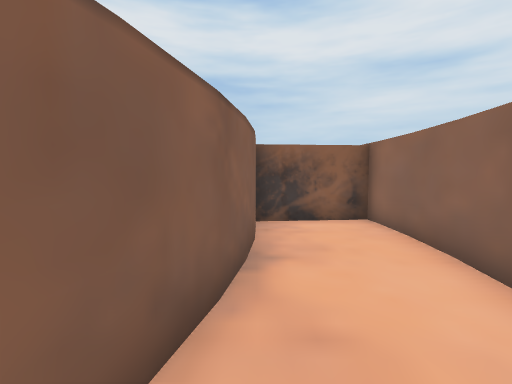
view 1 (above)

23 first-person views from a walk through a 3-D level made in the Unity game engine. The camera is 0.62 m above the floor, tilts 4° down and sees 85° across. The floor is counted in squares, 0.5 m on a side. Each view is taken from the middle of a square. On the plan, view 1 faces up. The plan holds only what a view shows up to about 13 squares ahead; the rest is blank. The place goes on beyond the plan. The player character is not drawn.

view 2
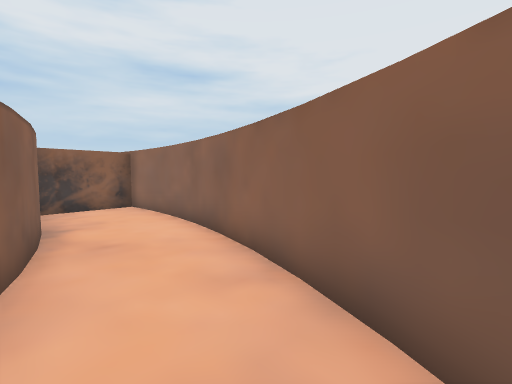

view 3
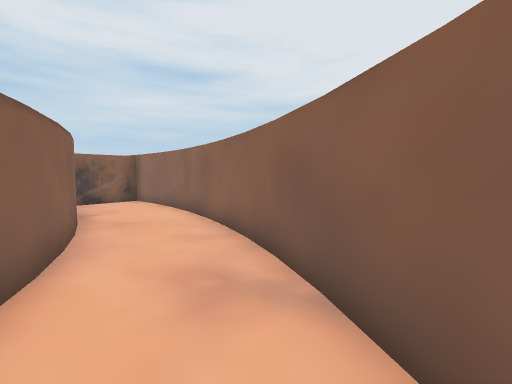

view 4
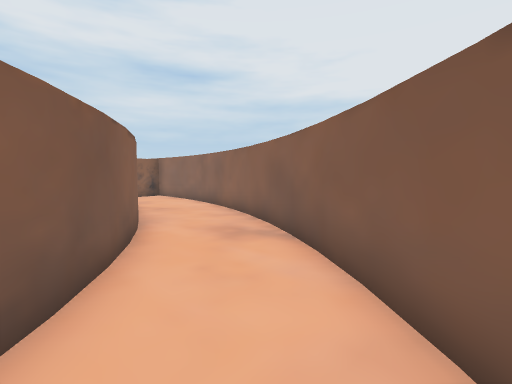

view 5
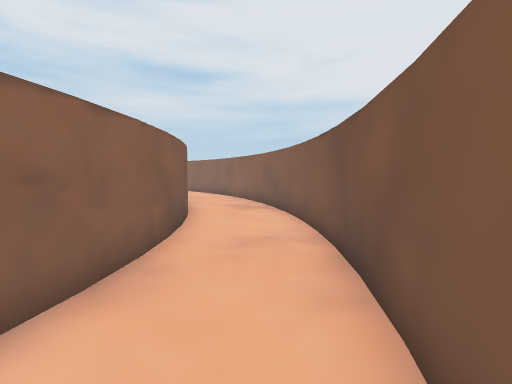

view 6
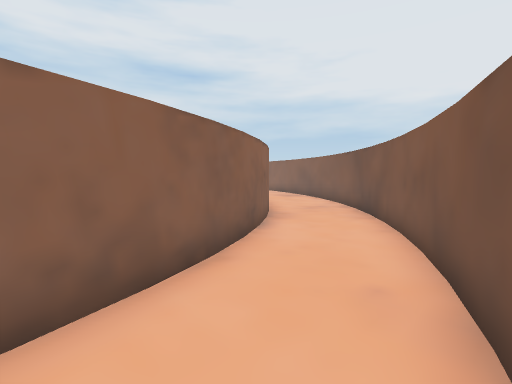

view 7
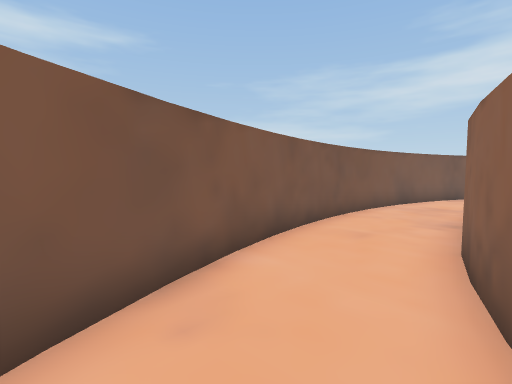

view 8
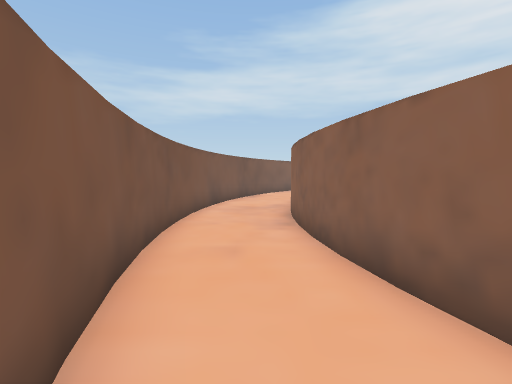

view 9
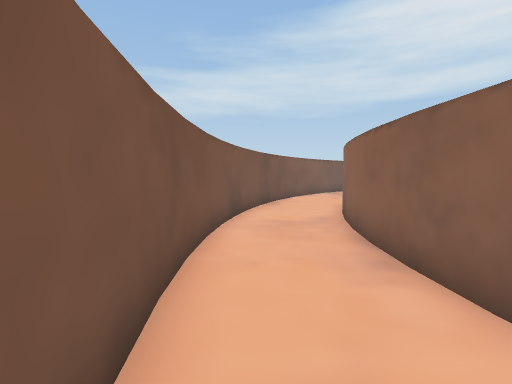

view 10
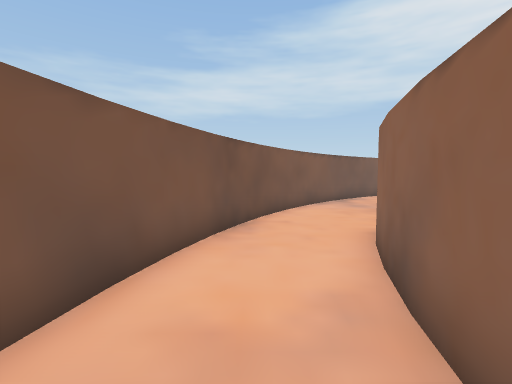

view 11
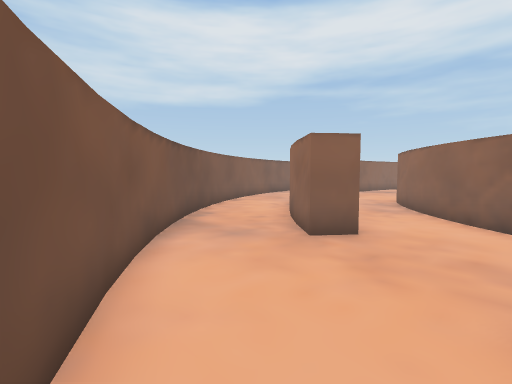

view 12
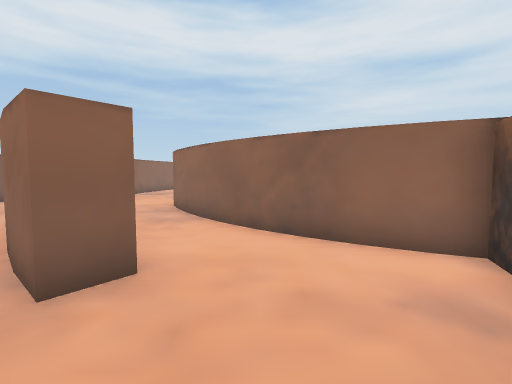

view 13
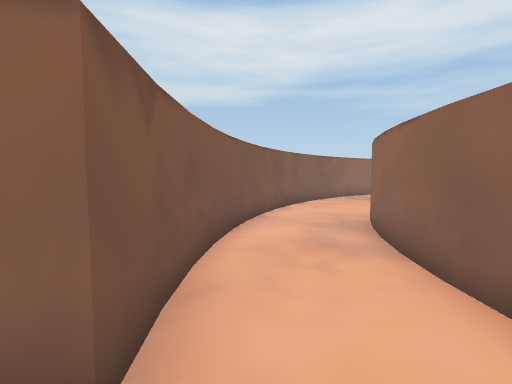

view 14
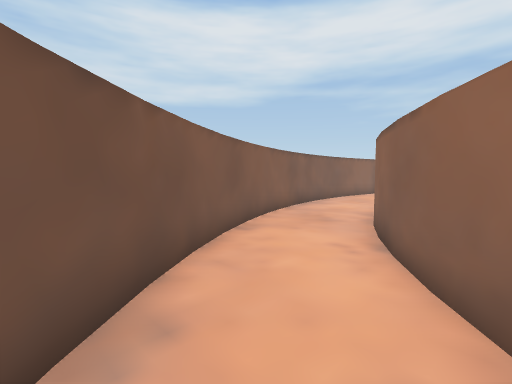

view 15
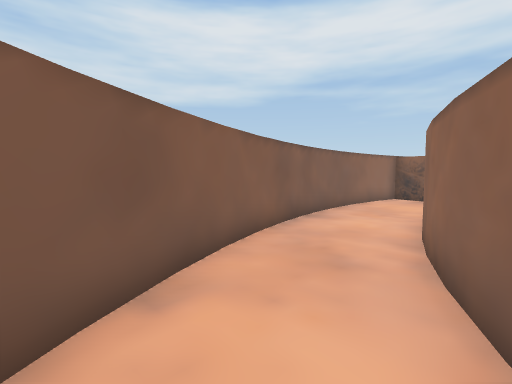

view 16
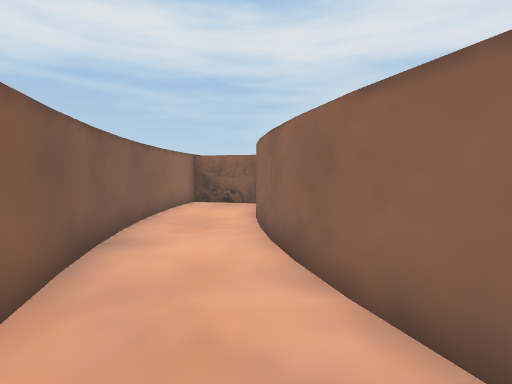

view 17
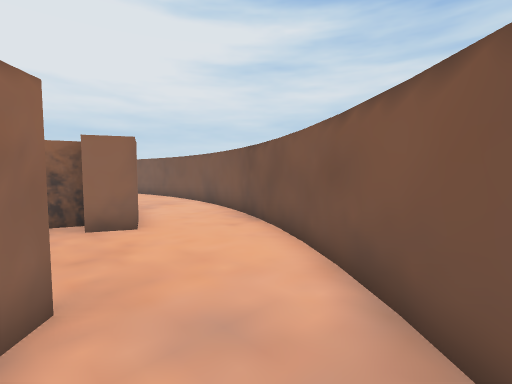

view 18
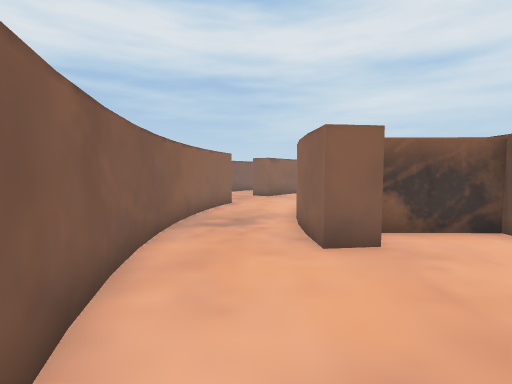

view 19
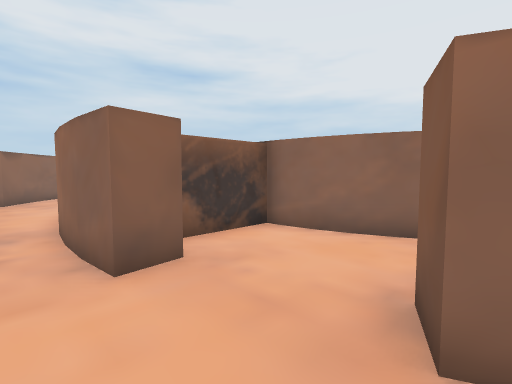

view 20
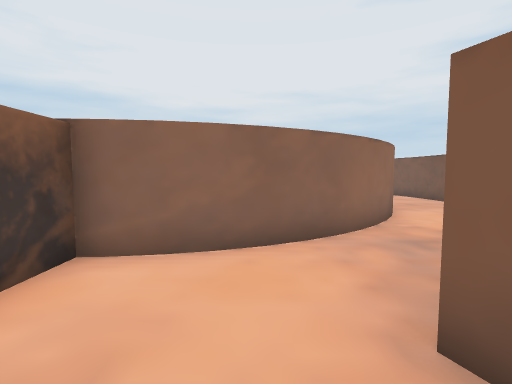

view 21
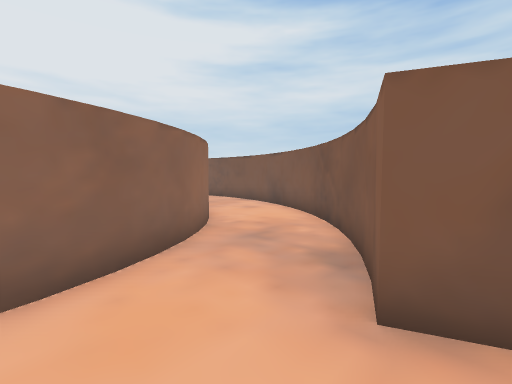

view 22
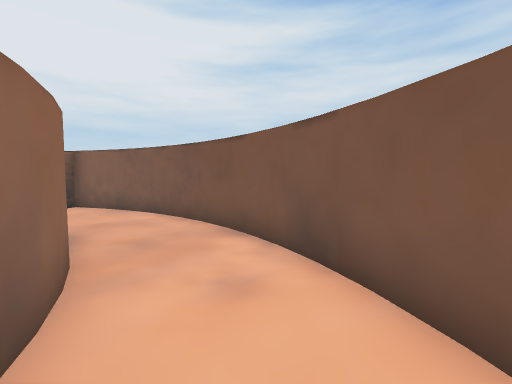

view 23
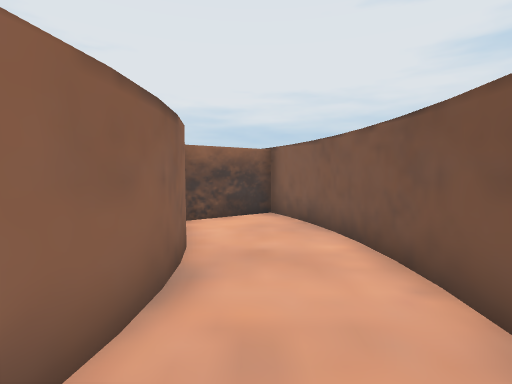

### Floor plan
Key: @ floor where view 1 was taken; # wall or solid block; . floor; B block.
Columns run from 35 left of view 1 to 3 right of it. Each row starts with its distance up from view 1.
 17         ##
 16        ##
 15        #.
 14        ..
 13       ...
 12      ....
 11      #..
 10 #BB ##..
  9 #.BB#..
  8 #.. #..#                            BB
  7 #.. #..#                           #BB#
  6 #.. #..# BBB                       #..#
  5 #..##..##..#                       #..#
  4 #..##......##                      #..#
  3 #..##.......#                      #..#
  2 #..###......##                    ##..#
  1 ##..##..##...##                   #..##
  0  #..##...##...##                 ##@.#
 -1  #...##..###...###     #         #...#
 -2  ##..##...###....#####..B       ##..##
 -3   #...##...###..........BB      #...#
 -4   ##..###...####.......###     ##..##
 -5    ##..###....##########      ##..##
 -6     #...##....B              ##...#
 -7     ##........B            ###...##
 -8      ##......#B          ###....##
 -9       ###....###       ###....###
-10         ##.....#########.....##
-11          ###...............###
-12            ####.........####
-13               ###########

Where each view was taken, in squares from view 1:
view 1: 0 up, 0 right, facing up
view 2: 3 down, 1 left, facing up-right
view 3: 5 down, 2 left, facing up-right
view 4: 7 down, 4 left, facing up-right
view 5: 10 down, 7 left, facing up-right
view 6: 12 down, 12 left, facing up-right
view 7: 9 down, 8 left, facing down-left
view 8: 11 down, 9 left, facing left
view 9: 12 down, 12 left, facing left
view 10: 11 down, 17 left, facing left
view 11: 11 down, 23 left, facing up-left
view 12: 9 down, 24 left, facing up
view 13: 6 down, 24 left, facing up-left
view 14: 7 down, 28 left, facing up-left
view 15: 4 down, 30 left, facing up-left
view 16: 2 down, 32 left, facing up
view 17: 6 down, 29 left, facing down-right
view 18: 0 up, 29 left, facing up
view 19: 1 up, 29 left, facing up-right
view 20: 3 up, 28 left, facing right
view 21: 4 up, 27 left, facing down-right
view 22: 1 down, 22 left, facing down-right
view 23: 3 down, 19 left, facing right
